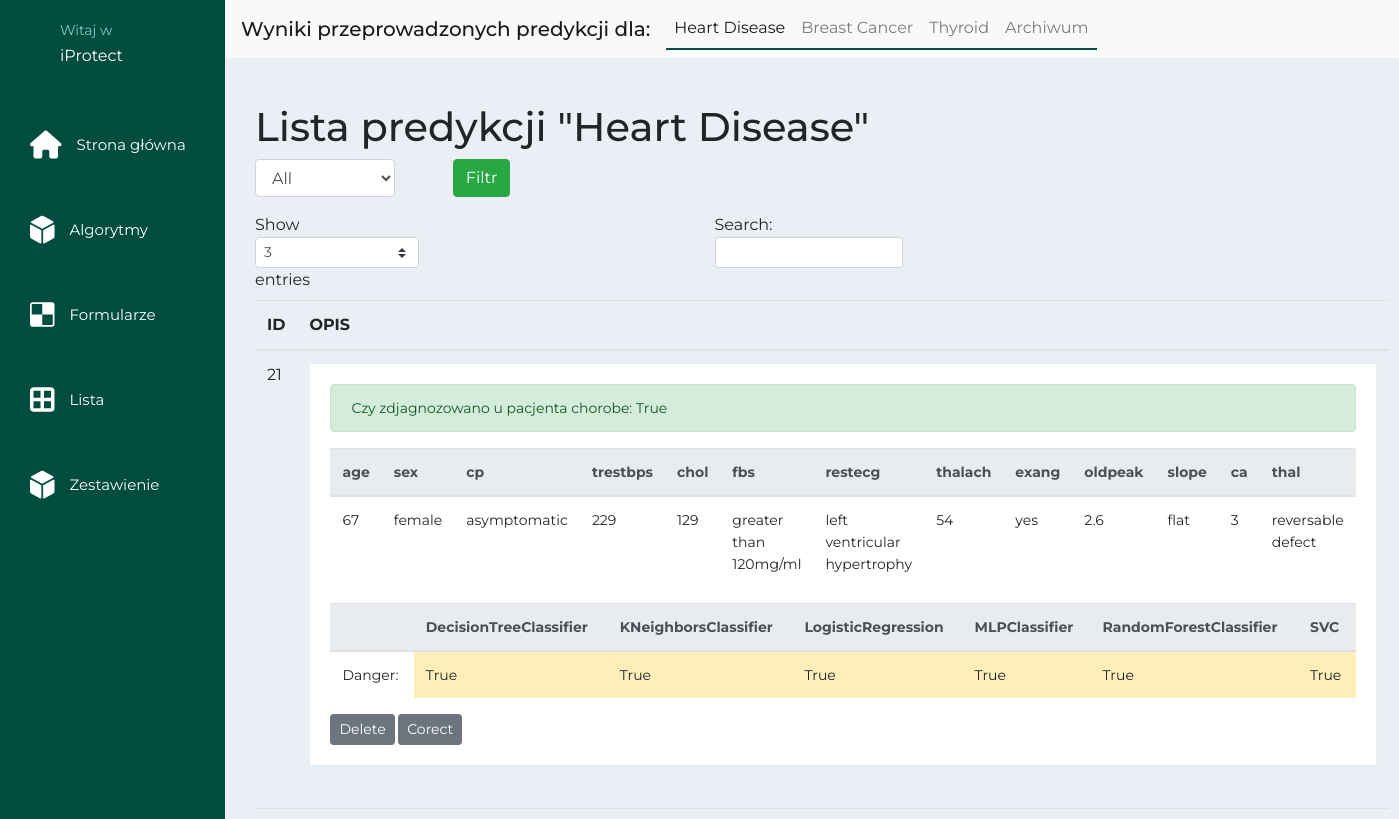
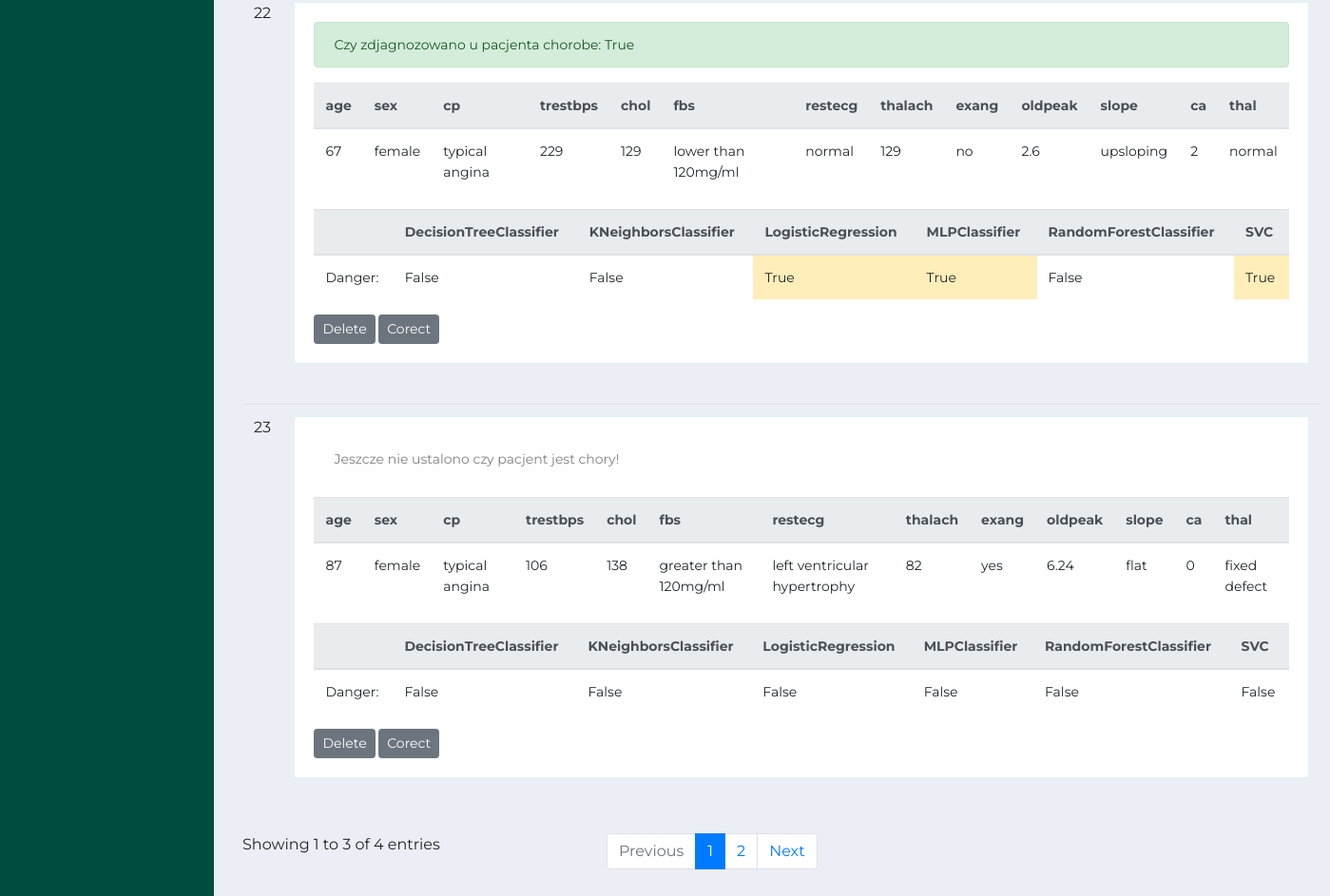
Screenshot of /table/heartDisease with the database file from the repository (2 pictures, top to bottom).
### app/models/patient.py (models this page shows)
class Patient(db.Model):
    id = db.Column(db.Integer, primary_key=True)
    age = db.Column(db.Integer)
    sex = db.Column(db.String(10))
    cp = db.Column(db.String(30))
    trestbps = db.Column(db.Integer)
    chol = db.Column(db.Integer)
    fbs = db.Column(db.String(30))
    restecg = db.Column(db.String(30))
    thalach = db.Column(db.Integer)
    exang = db.Column(db.String(5))
    oldpeak = db.Column(db.Float)
    slope = db.Column(db.String(30))
    ca = db.Column(db.Integer)
    thal = db.Column(db.String(30))
    access = db.Column(db.Boolean)
    correct_prediction = db.Column(db.Boolean)
    patient_algoritmML_id = db.relationship('Algoritm_Patient', backref='patient', lazy=True)

class Algoritm_Patient(db.Model):
    id = db.Column(db.Integer, primary_key=True)
    patient_id = db.Column(db.Integer, db.ForeignKey('patient.id'))
    algorytmML_id = db.Column(db.Integer, db.ForeignKey('algoritm.id'))
    prediction = db.Column(db.Boolean)

class Algoritm(db.Model):
    id = db.Column(db.Integer, primary_key=True)
    model=db.Column(db.String(30))
    test_score=db.Column(db.Float)
    precision=db.Column(db.Float)
    recall=db.Column(db.Float)
    f1=db.Column(db.Float)
    auc=db.Column(db.Float)
    cost_of_loss=db.Column(db.Integer)
    type = db.Column(db.String(30))
    access = db.Column(db.Boolean)
    version = db.Column(db.Integer)
    algoritmHeard_patient_id = db.relationship('Algoritm_Patient', backref='algoritmHeard', lazy=True)
    algoritmBreastCancer_patient_id = db.relationship('Algoritm_PatientBreastCancer', backref='algoritmBreastCancer', lazy=True)
    algoritmThyroid_patient_id = db.relationship('Algoritm_PatientThyroid', backref='algoritmThyroid', lazy=True)

### app/controller/patientController.py (the view)
@patientController.route('/table/heartDisease', methods=['GET','POST'])
def table():
    try:
        if request.method == 'GET':
            patient_list = Patient.query.filter_by(access=True).all()
            return render_template('patient_list/table.html', patient_list = patient_list)
        else:
            filtr_table = request.form['filtr']
            patient_list = Patient.query.filter_by(access=True).all()
            correct_patient_list = controllerservice.filtr_table(filtr_table, patient_list)
            return render_template('patient_list/table.html',  patient_list = correct_patient_list)
    except Exception as e:
        print(f'{e}')
        return render_template('error.html')

### app/templates/patient_list/table.html (shortened to what this page needs)
{% extends "layout.html" %}
{% block body %}
{% include 'patient_list/navbar_list.html' %}
<div class="container_custom">
  <h1 class="ui center aligned header">Lista predykcji "Heart Disease"</h1>
  <form action="/table/heartDisease" method="POST">
      <div class="form-row">
          <div class="col-md-2 mb-3">
              <select class="form-control" name="filtr">
              <option value='all'>All </option>
              </select>
          </div>
          <div class="col mb-3 ">
              <button class="btn btn-success ml-5" type="filtr">Filtr</button>
          </div>
      </div>
  </form>
  <table id="patients_list" class="table">
    <thead>
      <tr>
        <th>ID</th>
        <th>OPIS</th>
      </tr>
    </thead>
    <tbody>
    {% for patient in patient_list %}
      <tr>
        <td>{{patient.id}}</td>
        <td>
        <div class="item">
            {% if patient.correct_prediction %}
              <div class="alert alert-success" role="alert">
                Czy zdjagnozowano u pacjenta chorobe: {{patient.correct_prediction}}
              </div>
            {% elif patient.correct_prediction == None %}
              <div class="alert alert-light" role="alert">
                Jeszcze nie ustalono czy pacjent jest chory!
              </div>
            {% elif not patient.correct_prediction %}
              <div class="alert alert-danger" role="alert">
                Czy zdjagnozowano u pacjenta chorobe: {{patient.correct_prediction}}
              </div>
            {% else %}
              <div class="alert alert-light" role="alert">
                Jeszcze nie ustalono czy pacjent jest chory!
              </div>
            {% endif %}
            <table class="table">
                <thead class="thead-light">
                  <tr>
                    <th scope="col">age</th>
                    <th scope="col">sex</th>
                    <th scope="col">cp</th>
                    <th scope="col">trestbps</th>
                    <th scope="col">chol</th>
                    <th scope="col">fbs</th>
                    <th scope="col">restecg</th>
                    <th scope="col">thalach</th>
                    <th scope="col">exang</th>
                    <th scope="col">oldpeak</th>
                    <th scope="col">slope</th>
                    <th scope="col">ca</th>
                    <th scope="col">thal</th>
                  </tr>
                </thead>
                <tbody>
                  <tr>
                    <td>{{patient.age}}</td>
                    <td>{{patient.sex}}</td>
                    <td>{{patient.cp}}</td>
                    <td>{{patient.trestbps}}</td>
                    <td>{{patient.chol}}</td>
                    <td>{{patient.fbs}}</td>
                    <td>{{patient.restecg}}</td>
                    <td>{{patient.thalach}}</td>
                    <td>{{patient.exang}}</td>
                    <td>{{patient.oldpeak}}</td>
                    <td>{{patient.slope}}</td>
                    <td>{{patient.ca}}</td>
                    <td>{{patient.thal}}</td>
                  </tr>
                </tbody>
              </table>
            <table class="table">
                <thead class="thead-light">
                  <tr>
                    <th scope="col"></th>
                    {% for algoritm in patient.patient_algoritmML_id %}
                    <th scope="col">{{algoritm.algoritmHeard.model}}</th>
                    {% endfor %}
                  </tr>
                </thead>
                <tbody>
                  <tr>
                    <td>Danger: </td>
                    {% for algoritm in patient.patient_algoritmML_id %}
                      {% if not algoritm.prediction %}
                      <td>{{ algoritm.prediction }}</td>
                      {% else %}
                      <td class="table-warning">{{algoritm.prediction}}</td>
                      {% endif %}
                    {% endfor %}
                  </tr>
                </tbody>
              </table>
            <a class="btn btn-secondary btn-delete btn-sm" href="/delete_patient/{{patient.id}}">Delete</a>
            <button type="button" class="btn btn-secondary btn-sm" data-toggle="modal" data-target="#exampleModalCenter{{patient.id}}">
              Corect
            </button>
          </div>
        </td>
      </tr>
    {% endfor %}
    </tbody>
  </table>
</div>
{% endblock %}

### app/templates/layout.html (shortened to what this page needs)
<!DOCTYPE html>
<html lang="en">
<head>
  <link rel="stylesheet" href="https://cdn.jsdelivr.net/npm/bootstrap@4.5.3/dist/css/bootstrap.min.css">
	<link rel="stylesheet" href="/static/styles.css">
  <link rel="stylesheet" href="/static/stylebox.css">
</head>
<body>
<div class="wrapper">
  <div class="main_container">
      <div class="sidebar">
          <div class="sidebar__inner">
            <div class="profile">
              <div class="profile_info">
                 <p>Witaj w</p>
                 <p class="profile_name">iProtect</p>
              </div>
            </div>
            <ul>
              <li>
                <a href="/">
                  <span class="icon"><i class="fas fa-home"></i></span>
                  <span class="title">Strona główna</span>
                </a>
              </li>
              <li>
                <a href="/dashboard">
                    <span class="icon"><i class="fas fa-dice-d6"></i></span>
                    <span class="title">Algorytmy</span>
                </a>
              </li>
              <li>
                <a href="/form_predict">
                  <span class="icon"><i class="fab fa-delicious"></i></span>
                  <span class="title">Formularze</span>
                </a>
              </li>
              <li>
                <a href="/table">
                  <span class="icon"><i class="fas fa-border-all"></i></span>
                  <span class="title">Lista</span>
                </a>
              </li>
              <li>
                <a href="/dashboard/dash/Dash">
                    <span class="icon"><i class="fas fa-dice-d6"></i></span>
                    <span class="title">Zestawienie</span>
                </a>
              </li>
            </ul>
          </div>
      </div>
      <div class="container_custom_fluid">
        {% block body %}
        {% endblock %}
      </div>
  </div>
</div>
</body>
</html>

### app/templates/patient_list/navbar_list.html
<nav class="navbar navbar-expand-lg navbar-light bg-light">
    <span class="navbar-brand mb-0 h1" >Wyniki przeprowadzonych predykcji dla:</span>
    <div class="collapse navbar-collapse" id="navbarSupportedContent">
      <ul class="navbar-nav mr-auto">
        <li class="nav-item active"><a class="nav-link" href="/table/heartDisease">Heart Disease</a></li>
        <li class="nav-item"><a class="nav-link" href="/table/breastCancer">Breast Cancer</a></li>
        <li class="nav-item"><a class="nav-link" href="/table/thyroid">Thyroid</a></li>
        <li class="nav-item"><a class="nav-link" href="/table/archives">Archiwum</a></li>
    </div>
  </nav>

### app/static/styles.css (style rules this page uses)
* { margin: 0; padding: 0; list-style: none; box-sizing: border-box; text-decoration: none; font-family: 'Montserrat', sans-serif; }
.wrapper { width: 100%; height: 100%; }
.main_container .sidebar { position: fixed; top: 0px; left: 0; width: 225px; height: 100%; background: #004D40; }
.main_container .sidebar .sidebar__inner { position: relative; }
.main_container .sidebar .profile { display: flex; align-items: center; color: #fff; margin-left: 60px; padding: 20px 0; white-space: nowrap; }
.main_container .sidebar .profile p:first-child { font-size: 14px; color: #80CBC4; margin-bottom: 3px; }
.main_container .sidebar ul li a { color: #fff; font-size: 18px; padding: 20px 30px; white-space: nowrap; display: flex; align-items: center; margin-bottom: 1px; transition: all 0.3s ease; }
.main_container .sidebar ul li a .icon { margin-right: 15px; font-size: 28px; }
.main_container .sidebar ul li a span { display: inline-block; }
.main_container .container_custom_fluid { margin-left: 225px; }
.main_container .container_custom_fluid .item { background: #fff; border: 1px solid #E0F2F1; margin-bottom: 30px; padding: 20px; font-size: 14px; line-height: 22px; }
.main_container .container_custom { margin-top: 15px; width: calc(100% - 225px); padding: 30px; }

### app/static/stylebox.css (style rules this page uses)
body { background: #eee; }
span { font-size:15px; }
a { text-decoration:none; color: #004D40; border-bottom:2px solid #004D40; }
body { background-color: #ebeff5; }

### rows the page displays
Patient: id "21", correct_prediction "True", age "67", sex "female", cp "asymptomatic", trestbps "229", chol "129", fbs "greater than 120mg/ml", restecg "left ventricular hypertrophy", thalach "54", exang "yes", oldpeak "2.6", slope "flat", ca "3", thal "reversable defect"
Algoritm_Patient: algoritmHeard.model "DecisionTreeClassifier", prediction "True"
Algoritm_Patient: algoritmHeard.model "KNeighborsClassifier", prediction "True"
Algoritm_Patient: algoritmHeard.model "LogisticRegression", prediction "True"
Algoritm_Patient: algoritmHeard.model "MLPClassifier", prediction "True"
Algoritm_Patient: algoritmHeard.model "RandomForestClassifier", prediction "True"
Algoritm_Patient: algoritmHeard.model "SVC", prediction "True"
Patient: id "22", correct_prediction "True", age "67", sex "female", cp "typical angina", trestbps "229", chol "129", fbs "lower than 120mg/ml", restecg "normal", thalach "129", exang "no", oldpeak "2.6", slope "upsloping", ca "2", thal "normal"
Algoritm_Patient: algoritmHeard.model "DecisionTreeClassifier", prediction "False"
Algoritm_Patient: algoritmHeard.model "KNeighborsClassifier", prediction "False"
Algoritm_Patient: algoritmHeard.model "LogisticRegression", prediction "True"
Algoritm_Patient: algoritmHeard.model "MLPClassifier", prediction "True"
Algoritm_Patient: algoritmHeard.model "RandomForestClassifier", prediction "False"
Algoritm_Patient: algoritmHeard.model "SVC", prediction "True"
Patient: id "23", shows "Jeszcze nie ustalono czy pacjent jest chory!", age "87", sex "female", cp "typical angina", trestbps "106", chol "138", fbs "greater than 120mg/ml", restecg "left ventricular hypertrophy", thalach "82", exang "yes", oldpeak "6.24", slope "flat", ca "0", thal "fixed defect"
Algoritm_Patient: algoritmHeard.model "DecisionTreeClassifier", prediction "False"
Algoritm_Patient: algoritmHeard.model "KNeighborsClassifier", prediction "False"
Algoritm_Patient: algoritmHeard.model "LogisticRegression", prediction "False"
Algoritm_Patient: algoritmHeard.model "MLPClassifier", prediction "False"
Algoritm_Patient: algoritmHeard.model "RandomForestClassifier", prediction "False"
Algoritm_Patient: algoritmHeard.model "SVC", prediction "False"
